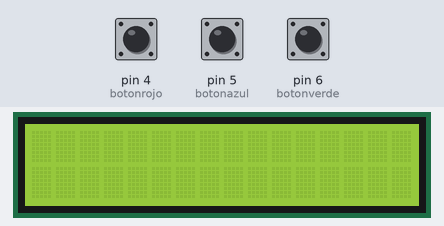
Simulated run of this sketch. Board: Arduino Uno, built with avr-gcc and run on an emulated ATmega328P. Parts: 16×2 character LCD. Inputs (shaded band) come from the test bench; at power-on: pin 4 (botonrojo) LOW, pin 5 (botonazul) LOW, pin 6 (botonverde) LOW.

Above: at 1.2 s.
1.3 s: pin 4 (botonrojo) pulled HIGH for 0.15 s
At 2.1 s:
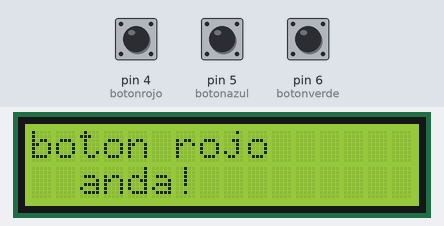
2.9 s: pin 5 (botonazul) pulled HIGH for 0.15 s
At 3.3 s:
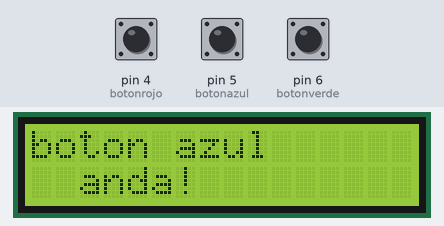
4.5 s: pin 6 (botonverde) pulled HIGH for 0.15 s
At 5.7 s:
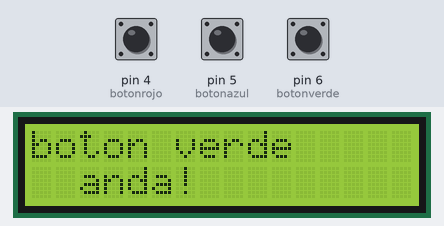
6.1 s: pin 4 (botonrojo) pulled HIGH for 1 s
At 7.0 s:
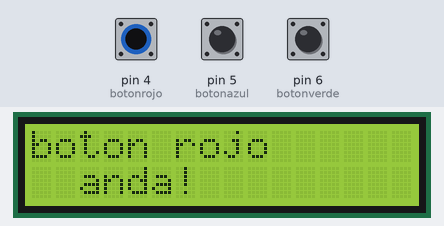
8.6 s: pin 5 (botonazul) pulled HIGH for 1 s
At 8.9 s:
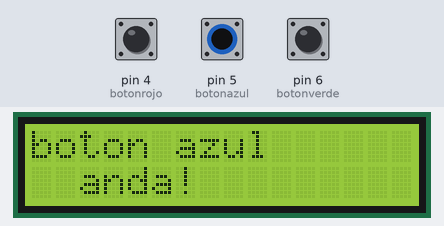
11.1 s: pin 4 (botonrojo) driven HIGH and pin 6 (botonverde) driven HIGH
At 12.8 s:
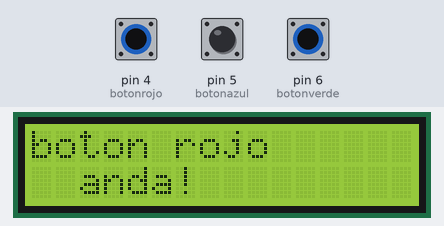
Timing chart, 0 to 14.3 s (numbered marks = the images above; inputs shaded):
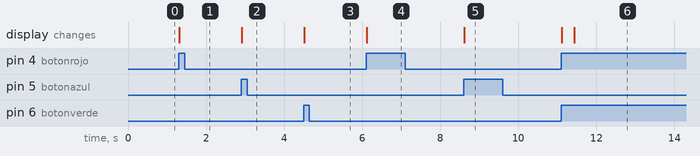

The sketch:

sketch.ino
```cpp
#include <LiquidCrystal_I2C.h>

//vcc --> 5v
//gnd --> gnd
//SDA --> A4
//SCL -->A5


LiquidCrystal_I2C lcd(0x27, 16, 2);
int botonrojo = 4;
int botonazul = 5;
int botonverde = 6;
void setup()
{
  pinMode(botonrojo, INPUT);
  pinMode(botonazul, INPUT);
  pinMode(botonverde, INPUT);
  lcd.init();
  lcd.backlight();
}


void loop()
{
  if (digitalRead(botonrojo)) {
    lcd.clear();
    lcd.setCursor(0, 0);
    lcd.print("boton rojo");
    lcd.setCursor(2, 1);
    lcd.print("anda!");
  } else if (digitalRead(botonazul)) {
    lcd.clear();
    lcd.setCursor(0, 0);
    lcd.print("boton azul");
    lcd.setCursor(2, 1);
    lcd.print("anda!");
  } else if (digitalRead(botonverde)) {
    lcd.clear();
    lcd.setCursor(0, 0);
    lcd.print("boton verde");
    lcd.setCursor(2, 1);
    lcd.print("anda!");
  }
}
```

Measured:
- after the input at 1.3 s, the display: changes at once (image 1)
- after the input at 2.9 s, the display: changes at once (image 2)
- after the input at 4.5 s, the display: changes at once (image 3)
- after the input at 6.1 s, the display: changes at once (image 4)
- after the input at 8.6 s, the display: changes at once (image 5)
- after the input at 11.1 s, the display: first changes at once (image 6 shows a later state)
